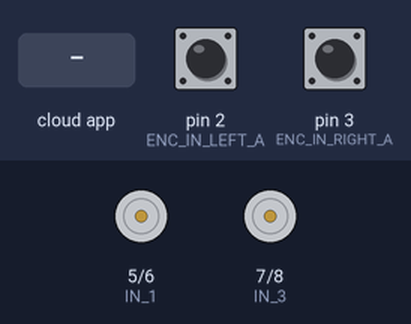
Simulated run of this sketch. Board: Arduino Uno, built with avr-gcc and run on an emulated ATmega328P. Parts: motor-driver pin pairs drawn as motors (green arrow = first pin HIGH = forward, orange = second pin HIGH = backward, longer = more drive, scaled by the enable pin). The test bench sets the inputs (shaded band); at power-on: pin 2 (ENC_IN_LEFT_A) HIGH, pin 3 (ENC_IN_RIGHT_A) HIGH. The ROS host is connected and sends only what is stated.

Above: at 1.2 s.
1.3 s: the phone or cloud app sets linear.x to -100
At 2.1 s:
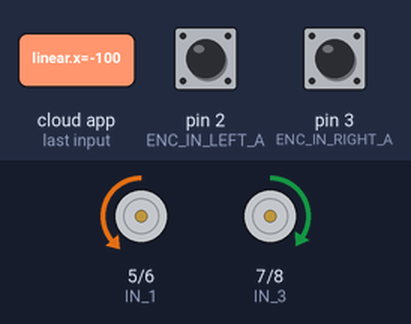
2.8 s: the phone or cloud app sets linear.x to 100
At 3.2 s:
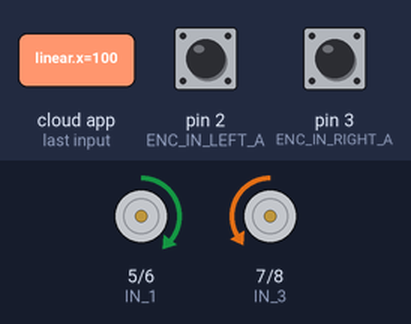
Timing chart, 0 to 5.8 s (numbered marks = the images above; inputs shaded):
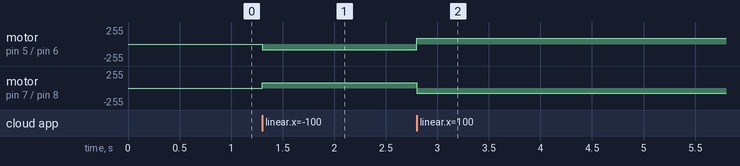

The sketch:

PID_publish_ticks_teleop.ino
```cpp
/*
Author: Kim Won Jun
Publish: /left_ticks, /right_ticks
Subscribe: /cmd_vel
this code use when i using teleop_twist_keyboard,SLAM package
this code have PID, so my robot can go straight,rotate straight
*/
#include <ros.h>
#include <util/atomic.h>
#include <geometry_msgs/Twist.h>
#include <std_msgs/Int32.h>


#define ENC_IN_LEFT_A 2
#define ENC_IN_RIGHT_A 3
#define ENC_IN_LEFT_B 4
#define ENC_IN_RIGHT_B 11

#define WHEEL_DIAMETER 0.067 //unit:m
#define LEFT_TICKS_PER_REVOLUTION 1700 //tick publish in 1 cycle
#define RIGHT_TICKS_PER_REVOLUTION 1800 //tick publish in 1 cycle

#define TURN_LEFT_LWHEEL_COMPENSATION 9
#define TURN_LEFT_RWHEEL_COMPENSATION 10
#define TURN_RIGHT_LWHEEL_COMPENSATION 4
#define TURN_RIGHT_RWHEEL_COMPENSATION 3
#define BACK_LWHEEL_COMPENSATION 6
#define BACK_RWHEEL_COMPENSATION 3
#define STRAIGHT_LWHEEL_COMPENSATION 4
#define STRAIGHT_RWHEEL_COMPENSATION 5

ros::NodeHandle nh;

float pwr_left;
float pwr_right;
float ang_pwr_left;
float ang_pwr_right;

boolean Direction_left = true;
boolean Direction_right = true;

const int encoder_minimum = -2147483648;
const int encoder_maximum = 2147483647;
volatile int left_posi = 0;
volatile int right_posi = 0;
int left_pos = 0;
int right_pos = 0;

long prevT = 0;
float left_eprev= 0;
float right_eprev = 0;
float left_eintegral = 0;
float right_eintegral = 0;

std_msgs::Int32 right_wheel_tick_count;
ros::Publisher rightPub("right_ticks", &right_wheel_tick_count);
std_msgs::Int32 left_wheel_tick_count;
ros::Publisher leftPub("left_ticks", &left_wheel_tick_count);

geometry_msgs::Twist cmd_vel;

const int interval = 30;
long previousMillis = 0;
long currentMillis = 0;

//double left_velocity = (cmd_vel.linear.x - (cmd_vel.angular.z*21.2/2.0))/3.35;
//double right_velocity = (cmd_vel.linear.x + (cmd_vel.angular.z*21.2/2.0))/3.35;
//float left_out;
//float right_out;

void right_wheel_tick() {

  int val = digitalRead(ENC_IN_RIGHT_B);

  ATOMIC_BLOCK(ATOMIC_RESTORESTATE){
    if(val>0){
    right_posi++;
  }
  else{
    right_posi--;
  }
   }
  if (val == LOW) {
    Direction_right = false;
  }
  else {
    Direction_right = true;
  }

  if (Direction_right) {

    if (right_wheel_tick_count.data == encoder_maximum) {
      right_wheel_tick_count.data = encoder_minimum;
    }
    else {
      ATOMIC_BLOCK(ATOMIC_RESTORESTATE){
      right_wheel_tick_count.data++; }

    }
  }
  else {
    if (right_wheel_tick_count.data == encoder_minimum) {
      right_wheel_tick_count.data = encoder_maximum;
    }
    else {
      ATOMIC_BLOCK(ATOMIC_RESTORESTATE){
      right_wheel_tick_count.data--;  }

    }
  }
}


void left_wheel_tick() {

  int val = digitalRead(ENC_IN_LEFT_B);
  ATOMIC_BLOCK(ATOMIC_RESTORESTATE){
    if(val>0){
    left_posi++;
  }
  else{
    left_posi--;
  }
   }
  if (val == LOW) {
    Direction_left = true;
  }
  else {
    Direction_left = false;
  }

  if (Direction_left) {
    if (left_wheel_tick_count.data == encoder_maximum) {
      left_wheel_tick_count.data = encoder_minimum;
    }
    else {
      ATOMIC_BLOCK(ATOMIC_RESTORESTATE){
      left_wheel_tick_count.data++;  }

    }
  }
  else {
    if (left_wheel_tick_count.data == encoder_minimum) {
      left_wheel_tick_count.data = encoder_maximum;
    }
    else {
      ATOMIC_BLOCK(ATOMIC_RESTORESTATE){
      left_wheel_tick_count.data--; }

    }
  }
}

float leftSpeed() {
    long previousTime = 0;
    unsigned long currentTime = millis();
    unsigned long deltaTime = currentTime - previousTime;
    ATOMIC_BLOCK(ATOMIC_RESTORESTATE){
    left_pos = left_posi;
   }
    float left_speed = (left_pos / LEFT_TICKS_PER_REVOLUTION)*PI*WHEEL_DIAMETER/((float) deltaTime * 1000);
    previousTime = currentTime;
    return left_speed;
}

float rightSpeed() {
    long previousTime = 0;
    unsigned long currentTime = millis();
    unsigned long deltaTime = currentTime - previousTime;
    ATOMIC_BLOCK(ATOMIC_RESTORESTATE){
    right_pos = right_posi;
   }
    float right_speed = (right_pos / RIGHT_TICKS_PER_REVOLUTION)*PI*WHEEL_DIAMETER/((float) deltaTime * 1000);
    previousTime = currentTime;
    return right_speed;
}

void teleop(int an1 ,int an2 ,int an3 ,int an4){
  digitalWrite(5, an1);
  digitalWrite(6, an2);
  digitalWrite(7, an3);
  digitalWrite(8, an4);
}

void updateVelocity(){

   float target = 0.075; //target velocity pwm:90 -> 60cm/8s -> 7.5 cm/s -> 0.075m/s

   float kp_left = 0.2;
   float ki_left = 0.00000000000001;
   float kd_left = 0.2;

   float kp_right = 0.1;
   float ki_right = 0.00000000000001;
   float kd_right = 0.22;

   float ang_kp_left = 0.17;
   float ang_ki_left = 0.0000000000004;
   float ang_kd_left = 0.5;

   float ang_kp_right = 0.05;
   float ang_ki_right = 0.00000000000005;
   float ang_kd_right = 0.08;

   long prevT = 0;
   long currT = millis();
   float deltaT = ((float)(currT - prevT))*1000;
   prevT = currT;

   int left_e = target-leftSpeed();
   int right_e = target-rightSpeed();


   float left_debt = (left_e-left_eprev)/deltaT;
   float right_debt = (right_e-right_eprev)/deltaT;

   left_eintegral = left_eintegral + left_e*deltaT;
   right_eintegral = right_eintegral + right_e*deltaT;

   float u_left = kp_left*left_e + kd_left*left_debt + ki_left*left_eintegral;
   float u_right = kp_right*right_e + kd_right*right_debt + ki_right*right_eintegral;

   float ang_u_left = ang_kp_left*left_e + ang_kd_left*left_debt + ang_ki_left*left_eintegral;
   float ang_u_right = ang_kp_right*right_e + ang_kd_right*right_debt + ang_ki_right*right_eintegral;

   left_eprev = left_e;
   right_eprev = right_e;

   pwr_left = fabs(u_left);
   pwr_right = fabs(u_right);
   ang_pwr_left = fabs(ang_u_left);
   ang_pwr_right = fabs(ang_u_right);

   pwr_left = constrain(pwr_left,80,255);
   pwr_right = constrain(pwr_right,80,255);
   ang_pwr_left = constrain(ang_pwr_left,80,255);
   ang_pwr_right = constrain(ang_pwr_right,80,255);
}


void subCmdVel(const geometry_msgs::Twist& msg) {
 cmd_vel = msg;
}


ros::Subscriber<geometry_msgs::Twist> sub("cmd_vel", subCmdVel);


void setup()
{
pinMode(ENC_IN_LEFT_A, INPUT_PULLUP);
pinMode(ENC_IN_LEFT_B, INPUT);
pinMode(ENC_IN_RIGHT_A, INPUT_PULLUP);
pinMode(ENC_IN_RIGHT_B, INPUT);

pinMode(10, OUTPUT); //ENB
pinMode(8, OUTPUT); //IN 4
pinMode(7, OUTPUT); //IN 3
pinMode(6, OUTPUT); //IN 2
pinMode(5, OUTPUT); //IN 1
pinMode(9, OUTPUT); //ENA

attachInterrupt(digitalPinToInterrupt(ENC_IN_LEFT_A), left_wheel_tick, RISING);
attachInterrupt(digitalPinToInterrupt(ENC_IN_RIGHT_A), right_wheel_tick, RISING);

nh.getHardware()->setBaud(57600);
nh.initNode();
nh.advertise(leftPub);
nh.advertise(rightPub);
nh.subscribe(sub);
}

void loop() {
nh.spinOnce();
currentMillis = millis();
updateVelocity();
leftSpeed();
rightSpeed();
  if (currentMillis - previousMillis > interval) {
    previousMillis = currentMillis;
    leftPub.publish(&left_wheel_tick_count );
    rightPub.publish(&right_wheel_tick_count );

  }

  double a = cmd_vel.linear.x;
  double c = cmd_vel.angular.z;


  if(a > 0 && c == 0){ //straight
  analogWrite(9,pwr_left+STRAIGHT_LWHEEL_COMPENSATION);
  analogWrite(10,pwr_right-STRAIGHT_RWHEEL_COMPENSATION);
    teleop(1,0,0,1);
  }
  else if(a < 0 && c == 0){ //back
  analogWrite(9,pwr_left+BACK_LWHEEL_COMPENSATION);
  analogWrite(10,pwr_right-BACK_RWHEEL_COMPENSATION);
    teleop(0,1,1,0);
  }
  else if(a == 0 && c == 0){ //stop
    analogWrite(9,0);
    analogWrite(10,0);
    teleop(0,0,0,0);
  }
  else if(a == 0 && c > 0){ //left
  //right_out = 10*right_velocity + (pwr_right+ang_pwr_left)/2;
  //left_out = 10*left_velocity + (pwr_left+ang_pwr_right)/2;
  analogWrite(9,ang_pwr_left+TURN_LEFT_LWHEEL_COMPENSATION);
  analogWrite(10,ang_pwr_right-TURN_LEFT_RWHEEL_COMPENSATION);
    teleop(0,1,0,1);
  }
  else if(a == 0 && c < 0){ //right
  //right_out = right_velocity + (pwr_right+ang_pwr_left)/2;
  //left_out = left_velocity + (pwr_left+ang_pwr_right)/2;

  analogWrite(9,ang_pwr_left+TURN_RIGHT_LWHEEL_COMPENSATION);
  analogWrite(10,ang_pwr_right-TURN_RIGHT_RWHEEL_COMPENSATION);
    teleop(1,0,1,0);
  }

}
```

Measured:
- after the input at 1.3 s, motor on pin 5 (IN_1) / pin 6 (IN_2): stopped → backward 86/255 at once; motor on pin 7 (IN_3) / pin 8 (IN_4): stopped → forward 77/255 at once
- after the input at 2.8 s, motor on pin 5 (IN_1) / pin 6 (IN_2): backward 86/255 → forward 84/255 at once; motor on pin 7 (IN_3) / pin 8 (IN_4): forward 77/255 → backward 75/255 at once
